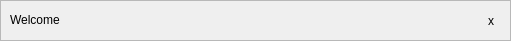
<?xml version="1.0" encoding="UTF-8"?>
<ui version="4.0">
 <class>BannerMessage</class>
 <widget class="QWidget" name="BannerMessage">
  <property name="geometry">
   <rect>
    <x>0</x>
    <y>0</y>
    <width>511</width>
    <height>34</height>
   </rect>
  </property>
  <property name="windowTitle">
   <string>Form</string>
  </property>
  <layout class="QHBoxLayout" name="horizontalLayout">
   <property name="spacing">
    <number>0</number>
   </property>
   <property name="margin">
    <number>0</number>
   </property>
   <item>
    <widget class="QFrame" name="frame">
     <property name="autoFillBackground">
      <bool>true</bool>
     </property>
     <property name="frameShape">
      <enum>QFrame::StyledPanel</enum>
     </property>
     <property name="frameShadow">
      <enum>QFrame::Raised</enum>
     </property>
     <property name="midLineWidth">
      <number>0</number>
     </property>
     <layout class="QHBoxLayout" name="horizontalLayout_2">
      <property name="spacing">
       <number>0</number>
      </property>
      <item>
       <widget class="QLabel" name="label">
        <property name="sizePolicy">
         <sizepolicy hsizetype="Minimum" vsizetype="Maximum">
          <horstretch>0</horstretch>
          <verstretch>0</verstretch>
         </sizepolicy>
        </property>
        <property name="frameShape">
         <enum>QFrame::NoFrame</enum>
        </property>
        <property name="text">
         <string>Welcome</string>
        </property>
       </widget>
      </item>
      <item>
       <widget class="QLabel" name="timer">
        <property name="sizePolicy">
         <sizepolicy hsizetype="Maximum" vsizetype="Preferred">
          <horstretch>0</horstretch>
          <verstretch>0</verstretch>
         </sizepolicy>
        </property>
        <property name="text">
         <string/>
        </property>
        <property name="margin">
         <number>0</number>
        </property>
        <property name="buddy">
         <cstring>closeButton</cstring>
        </property>
       </widget>
      </item>
      <item>
       <widget class="QToolButton" name="closeButton">
        <property name="text">
         <string>x</string>
        </property>
        <property name="autoRaise">
         <bool>true</bool>
        </property>
       </widget>
      </item>
     </layout>
    </widget>
   </item>
  </layout>
 </widget>
 <resources/>
 <connections>
  <connection>
   <sender>closeButton</sender>
   <signal>clicked()</signal>
   <receiver>BannerMessage</receiver>
   <slot>hide()</slot>
   <hints>
    <hint type="sourcelabel">
     <x>491</x>
     <y>21</y>
    </hint>
    <hint type="destinationlabel">
     <x>388</x>
     <y>31</y>
    </hint>
   </hints>
  </connection>
 </connections>
</ui>
